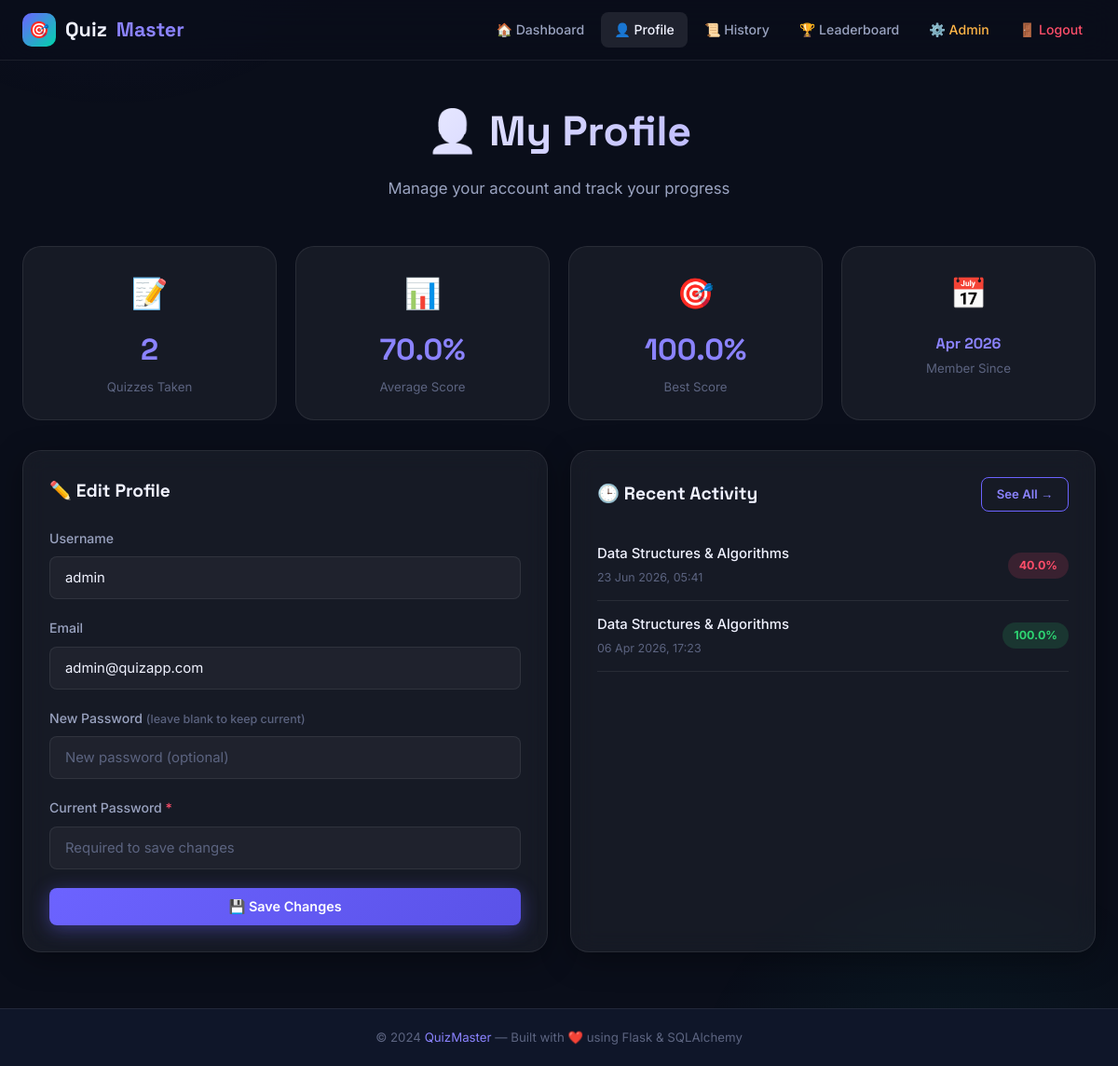
Screenshot of /profile (signed in) with the database file from the repository.
### models.py (models this page shows, shortened)
class User(db.Model):
    __tablename__ = 'users'
    id = db.Column(db.Integer, primary_key=True)
    username = db.Column(db.String(80), unique=True, nullable=False)
    email = db.Column(db.String(120), unique=True, nullable=False)
    password_hash = db.Column(db.String(256), nullable=False)
    created_at = db.Column(db.DateTime, default=datetime.utcnow)
    results = db.relationship('Result', backref='user', lazy=True, cascade='all, delete-orphan')
    def get_stats(self):
        if not self.results:
            return {'total_quizzes': 0, 'avg_score': 0}
        total = len(self.results)
        avg = sum(r.score for r in self.results) / total
        return {'total_quizzes': total, 'avg_score': round(avg, 1)}

class Result(db.Model):
    __tablename__ = 'results'
    id = db.Column(db.Integer, primary_key=True)
    user_id = db.Column(db.Integer, db.ForeignKey('users.id'), nullable=False)
    quiz_id = db.Column(db.Integer, db.ForeignKey('quizzes.id'), nullable=False)
    score = db.Column(db.Float, nullable=False)           # percentage
    correct_answers = db.Column(db.Integer, nullable=False)
    total_questions = db.Column(db.Integer, nullable=False)
    time_taken = db.Column(db.Integer, default=0)         # seconds
    timestamp = db.Column(db.DateTime, default=datetime.utcnow)
    answers_json = db.Column(db.Text, default='{}')       # JSON string of user answers

class Quiz(db.Model):
    __tablename__ = 'quizzes'
    id = db.Column(db.Integer, primary_key=True)
    title = db.Column(db.String(200), nullable=False)
    description = db.Column(db.Text, nullable=False)
    time_limit = db.Column(db.Integer, default=0)  # 0 = no limit, else seconds
    created_at = db.Column(db.DateTime, default=datetime.utcnow)
    questions = db.relationship('Question', backref='quiz', lazy=True, cascade='all, delete-orphan')
    results = db.relationship('Result', backref='quiz', lazy=True, cascade='all, delete-orphan')

### app.py (the view, shortened to what this page needs)
@app.route('/profile', methods=['GET', 'POST'])
@login_required
def profile():
    user = User.query.get_or_404(session['user_id'])
    stats = user.get_stats()
    recent_results = (Result.query
                      .filter_by(user_id=user.id)
                      .order_by(Result.timestamp.desc())
                      .limit(5).all())
    return render_template('profile.html',
                           user=user, stats=stats,
                           recent_results=recent_results)

### app.py (called while the page is built)
def login_required(f):
    @wraps(f)
    def decorated(*args, **kwargs):
        if 'user_id' not in session:
            flash('Please log in to continue.', 'warning')
            return redirect(url_for('login'))
        return f(*args, **kwargs)
    return decorated

### templates/profile.html (shortened to what this page needs)
{% extends 'base.html' %}
{% block content %}
<div class="container">
  <div class="page-header fade-in">
    <h1>👤 My Profile</h1>
    <p>Manage your account and track your progress</p>
  </div>
  <div class="stats-grid fade-in">
    <div class="stat-card">
      <div class="stat-icon">📝</div>
      <div class="stat-number">{{ stats.total_quizzes }}</div>
      <div class="stat-label">Quizzes Taken</div>
    </div>
    <div class="stat-card">
      <div class="stat-icon">📊</div>
      <div class="stat-number">{{ stats.avg_score }}%</div>
      <div class="stat-label">Average Score</div>
    </div>
    <div class="stat-card">
      <div class="stat-icon">🎯</div>
      <div class="stat-number">
        {% if user.results %}
          {{ user.results|map(attribute='score')|max|round(1) }}%
        {% else %}—{% endif %}
      </div>
      <div class="stat-label">Best Score</div>
    </div>
    <div class="stat-card">
      <div class="stat-icon">📅</div>
      <div class="stat-number" style="font-size:1rem; padding-top:6px;">{{ user.created_at.strftime('%b %Y') }}</div>
      <div class="stat-label">Member Since</div>
    </div>
  </div>
  <div style="display:grid; grid-template-columns: 1fr 1fr; gap:24px; margin-top:8px;" class="profile-grid">
    <div class="card fade-in" style="animation-delay:0.1s;">
      <h2 style="font-family:'Space Grotesk',sans-serif; font-size:1.2rem; margin-bottom:24px;">✏️ Edit Profile</h2>
      <form method="POST" action="{{ url_for('profile') }}" id="profile-form">
        <div class="form-group">
          <label class="form-label" for="prof-username">Username</label>
          <input type="text" id="prof-username" name="username" class="form-control"
                 value="{{ user.username }}" required minlength="3">
        </div>
        <div class="form-group">
          <label class="form-label" for="prof-email">Email</label>
          <input type="email" id="prof-email" name="email" class="form-control"
                 value="{{ user.email }}" required>
        </div>
        <div class="form-group">
          <label class="form-label" for="prof-new-pw">New Password <span class="form-hint" style="display:inline;">(leave blank to keep current)</span></label>
          <input type="password" id="prof-new-pw" name="new_password" class="form-control"
                 placeholder="New password (optional)" minlength="6">
        </div>
        <div class="form-group">
          <label class="form-label" for="prof-curr-pw">Current Password <span style="color:var(--danger)">*</span></label>
          <input type="password" id="prof-curr-pw" name="current_password" class="form-control"
                 placeholder="Required to save changes" required>
        </div>
        <button type="submit" class="btn btn-primary btn-full" id="save-profile-btn">💾 Save Changes</button>
      </form>
    </div>
    <div class="card fade-in" style="animation-delay:0.2s;">
      <div style="display:flex; align-items:center; justify-content:space-between; margin-bottom:20px;">
        <h2 style="font-family:'Space Grotesk',sans-serif; font-size:1.2rem;">🕒 Recent Activity</h2>
        <a href="{{ url_for('history') }}" class="btn btn-outline btn-sm">See All →</a>
      </div>
      {% if recent_results %}
        {% for result in recent_results %}
        <div style="display:flex; align-items:center; justify-content:space-between; padding:14px 0; border-bottom:1px solid var(--border);">
          <div>
            <div style="font-weight:500; font-size:0.93rem;">{{ result.quiz.title }}</div>
            <div style="font-size:0.78rem; color:var(--text-muted); margin-top:3px;">
              {{ result.timestamp.strftime('%d %b %Y, %H:%M') }}
            </div>
          </div>
          <span class="score-pill {% if result.score >= 80 %}high{% elif result.score >= 50 %}medium{% else %}low{% endif %}">
            {{ result.score }}%
          </span>
        </div>
        {% endfor %}
      {% else %}
        <div class="empty-state" style="padding:40px 0;">
          <div class="empty-icon">📭</div>
          <p>No quizzes taken yet. <a href="{{ url_for('dashboard') }}">Start one!</a></p>
        </div>
      {% endif %}
    </div>
  </div>
</div>
{% endblock %}

### static/css/style.css (style rules this page uses)
:root { --bg-primary: #0a0e1a; --bg-secondary: #0f1629; --bg-card: rgba(255,255,255,0.05); --bg-card-hover: rgba(255,255,255,0.09); --accent: #6c63ff; --accent-light: #8b83ff; --accent-glow: rgba(108,99,255,0.25); --accent2: #00d4aa; --accent2-light: #33dfc0; --danger: #ff4e6a; --warning: #ffb547; --success: #2ed573; --info: #4ecdc4; --text-primary: #f0f2ff; --text-secondary: #9aa3c0; --text-muted: #5c6480; --border: rgba(255,255,255,0.08); --border-active: rgba(108,99,255,0.5); --radius-sm: 8px; --radius-md: 14px; --radius-lg: 20px; --radius-xl: 28px; --shadow-card: 0 8px 32px rgba(0,0,0,0.35); --shadow-glow: 0 0 30px rgba(108,99,255,0.2); --shadow-btn: 0 4px 20px rgba(108,99,255,0.4); --transition: all 0.25s cubic-bezier(0.4, 0, 0.2, 1); --transition-slow: all 0.45s cubic-bezier(0.4, 0, 0.2, 1); }
*, *::before, *::after { box-sizing: border-box; margin: 0; padding: 0; }
html { scroll-behavior: smooth; }
body { font-family: 'Inter', sans-serif; background: var(--bg-primary); color: var(--text-primary); min-height: 100vh; line-height: 1.6; overflow-x: hidden; }
body::before { content: ''; position: fixed; top: -50%; left: -20%; width: 60%; height: 60%; background: radial-gradient(circle, rgba(108,99,255,0.08) 0%, transparent 70%); pointer-events: none; z-index: 0; }
body::after { content: ''; position: fixed; bottom: -30%; right: -10%; width: 50%; height: 50%; background: radial-gradient(circle, rgba(0,212,170,0.06) 0%, transparent 70%); pointer-events: none; z-index: 0; }
a { color: var(--accent-light); text-decoration: none; transition: var(--transition); }
.container { width: 100%; max-width: 1200px; margin: 0 auto; padding: 0 24px; }
.page-header { text-align: center; margin-bottom: 48px; }
.page-header h1 { font-family: 'Space Grotesk', sans-serif; font-size: clamp(1.8rem, 4vw, 2.8rem); font-weight: 700; background: linear-gradient(135deg, var(--text-primary) 30%, var(--accent-light)); -webkit-background-clip: text; -webkit-text-fill-color: transparent; background-clip: text; margin-bottom: 12px; }
.page-header p { color: var(--text-secondary); font-size: 1.05rem; max-width: 520px; margin: 0 auto; }
.card { background: var(--bg-card); backdrop-filter: blur(12px); border: 1px solid var(--border); border-radius: var(--radius-lg); padding: 28px; transition: var(--transition); box-shadow: var(--shadow-card); }
.btn { display: inline-flex; align-items: center; justify-content: center; gap: 8px; padding: 11px 24px; border-radius: var(--radius-sm); font-size: 0.9rem; font-weight: 600; border: none; cursor: pointer; transition: var(--transition); text-decoration: none; font-family: 'Inter', sans-serif; }
.btn-primary { background: linear-gradient(135deg, var(--accent), #5a52e8); color: #fff; box-shadow: var(--shadow-btn); }
.btn-outline { background: transparent; color: var(--accent-light); border: 1px solid var(--accent); }
.btn-sm { padding: 7px 16px; font-size: 0.82rem; }
.btn-full { width: 100%; }
.form-group { margin-bottom: 20px; }
.form-label { display: block; margin-bottom: 8px; font-size: 0.88rem; font-weight: 500; color: var(--text-secondary); }
.form-control { width: 100%; padding: 13px 16px; background: rgba(255,255,255,0.04); border: 1px solid var(--border); border-radius: var(--radius-sm); color: var(--text-primary); font-size: 0.93rem; font-family: 'Inter', sans-serif; transition: var(--transition); outline: none; }
.form-control::placeholder { color: var(--text-muted); }
.form-hint { font-size: 0.78rem; color: var(--text-muted); margin-top: 5px; }
.stats-grid { display: grid; grid-template-columns: repeat(auto-fit, minmax(180px, 1fr)); gap: 20px; margin-bottom: 32px; }
.stat-card { background: var(--bg-card); border: 1px solid var(--border); border-radius: var(--radius-lg); padding: 24px; text-align: center; transition: var(--transition); }
.stat-card .stat-icon { font-size: 2rem; margin-bottom: 10px; }
.stat-card .stat-number { font-family: 'Space Grotesk', sans-serif; font-size: 2rem; font-weight: 700; color: var(--accent-light); }
.stat-card .stat-label { font-size: 0.83rem; color: var(--text-muted); margin-top: 4px; }
.score-pill { display: inline-flex; align-items: center; padding: 4px 12px; border-radius: 16px; font-size: 0.78rem; font-weight: 700; }
.score-pill.high { background: rgba(46,213,115,0.15); color: var(--success); }
.score-pill.low { background: rgba(255,78,106,0.15); color: var(--danger); }
.fade-in { animation: fadeIn 0.5s ease forwards; }

### rows the page displays
User: created_at "Apr 2026", username "admin", email "admin@quizapp.com"
Result: quiz "Data Structures & Algorithms", timestamp "23 Jun 2026, 05:41", score "40.0"
Result: quiz "Data Structures & Algorithms", timestamp "06 Apr 2026, 17:23", score "100.0"

### other values shown
{{ stats.total_quizzes }} "2"
{{ stats.avg_score }} "70.0"
{{ user.results|map(attribute='score')|max|round(1) }} "100.0"
